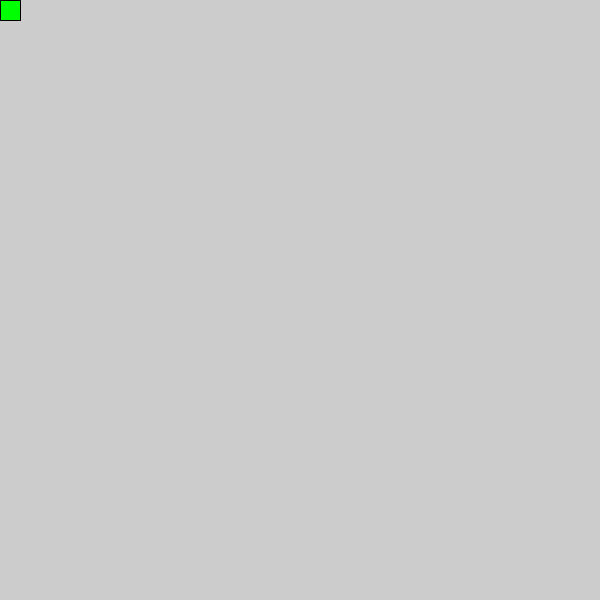
Frame 1 (no input)
Frame 60 (the mouse pressed at the canvas centre just before this capture): identical to frame 1, image omitted
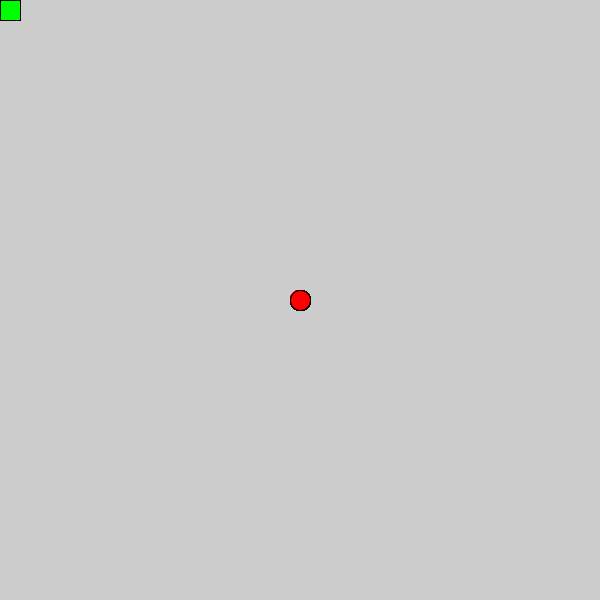
Frame 120 (the mouse held since frame 60 and released just before this capture)

The Processing sketch that drew these frames (run headless with seeded random() and noise(); from frame 60 on, the mouse is pressed at the canvas centre):

// Processing sketch: dibujar_en_Zona
// ── dibujar_en_Zona.pde
void setup() {
  size(600,600);
}

void draw() {
  //background(255);
  if (mouseX>width/3 && mouseX<width/3*2 && mouseY>height/3 && mouseY<height/3*2 && mousePressed) {
    fill(255,0,0);
    ellipse(mouseX, mouseY, 20,20);
  } else {
    fill(0,255,0);
    rect(mouseX, mouseY, 20, 20);
  }
}
